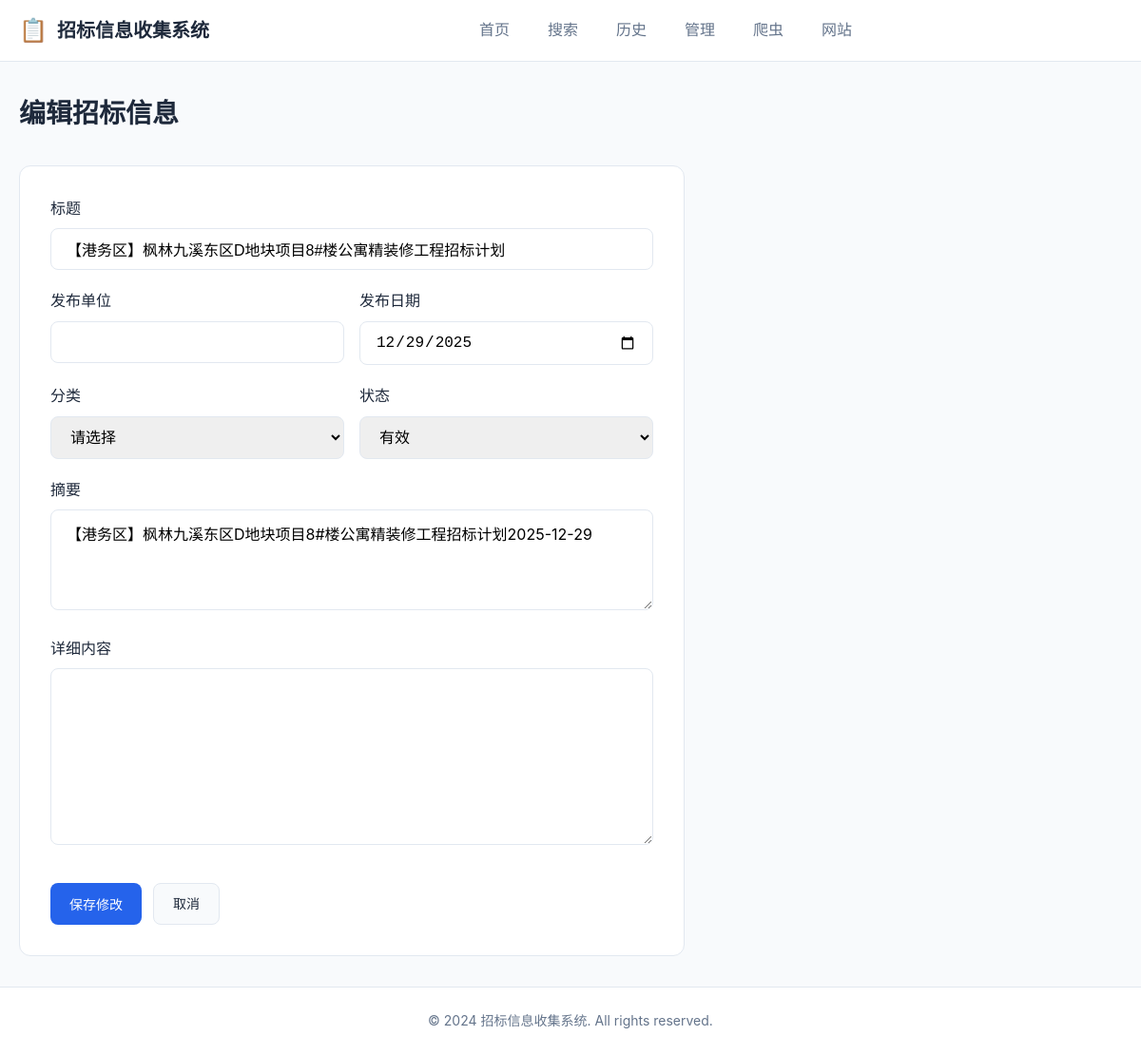
The app's page /admin/tenders/edit/1 with its own data.
### app/models.py (models this page shows, shortened)
class Tender(db.Model):
    id = db.Column(db.Integer, primary_key=True)
    title = db.Column(db.String(500), nullable=False, index=True)
    publish_date = db.Column(db.Date, nullable=False, index=True)
    publish_time = db.Column(db.Time, nullable=True)
    organization = db.Column(db.String(200), nullable=True, index=True)
    location = db.Column(db.String(100), nullable=True)
    summary = db.Column(db.Text, nullable=True)
    content = db.Column(db.Text, nullable=True)
    source_url = db.Column(db.String(1000), nullable=True)
    source_website = db.Column(db.String(100), nullable=True)
    category = db.Column(db.String(50), nullable=True)
    status = db.Column(db.String(20), default='active')
    view_count = db.Column(db.Integer, default=0)
    created_at = db.Column(db.DateTime, default=datetime.utcnow)
    updated_at = db.Column(db.DateTime, default=datetime.utcnow, onupdate=datetime.utcnow)
    user_id = db.Column(db.Integer, db.ForeignKey('user.id'), nullable=True)
    fingerprints = db.relationship('TenderFingerprint', backref='tender', lazy='dynamic')
    favorites = db.relationship('Favorite', backref='tender', lazy='dynamic')

### app/routes/admin.py (the view)
@bp.route('/tenders/edit/<int:tender_id>')
def edit_tender(tender_id):
    tender = Tender.query.get_or_404(tender_id)
    return render_template('admin/edit_tender.html', tender=tender)

### app/templates/admin/edit_tender.html (shortened to what this page needs)
{% extends "base.html" %}
{% block content %}
<div class="admin-page">
    <div class="page-header">
        <h1>编辑招标信息</h1>
    </div>
    <form method="POST" class="edit-form">
        <div class="form-group">
            <label class="form-label">标题</label>
            <input type="text" name="title" value="{{ tender.title }}" class="form-input" required>
        </div>
        <div class="form-row">
            <div class="form-group">
                <label class="form-label">发布单位</label>
                <input type="text" name="organization" value="{{ tender.organization or '' }}" class="form-input">
            </div>
            <div class="form-group">
                <label class="form-label">发布日期</label>
                <input type="date" name="publish_date" value="{{ tender.publish_date.strftime('%Y-%m-%d') if tender.publish_date else '' }}" class="form-input">
            </div>
        </div>
        <div class="form-row">
            <div class="form-group">
                <label class="form-label">分类</label>
                <select name="category" class="form-input">
                    <option value="">请选择</option>
                </select>
            </div>
            <div class="form-group">
                <label class="form-label">状态</label>
                <select name="status" class="form-input">
                    <option value="active" {% if tender.status == 'active' %}selected{% endif %}>有效</option>
                </select>
            </div>
        </div>
        <div class="form-group">
            <label class="form-label">摘要</label>
            <textarea name="summary" class="form-textarea" rows="4">{{ tender.summary or '' }}</textarea>
        </div>
        <div class="form-group">
            <label class="form-label">详细内容</label>
            <textarea name="content" class="form-textarea" rows="8">{{ tender.content or '' }}</textarea>
        </div>
        <div class="form-actions">
            <button type="submit" class="btn btn-primary">保存修改</button>
            <a href="{{ url_for('admin.manage_tenders') }}" class="btn btn-secondary">取消</a>
        </div>
    </form>
</div>
{% endblock %}

### app/static/css/style.css (style rules this page uses)
:root { --primary-color: #2563eb; --primary-hover: #1d4ed8; --secondary-color: #64748b; --success-color: #22c55e; --warning-color: #f59e0b; --danger-color: #ef4444; --bg-color: #f8fafc; --card-bg: #ffffff; --text-primary: #1e293b; --text-secondary: #64748b; --border-color: #e2e8f0; --shadow: 0 1px 3px rgba(0,0,0,0.1); --shadow-lg: 0 4px 6px rgba(0,0,0,0.1); --radius: 8px; --radius-lg: 12px; }
* { margin: 0; padding: 0; box-sizing: border-box; }
body { font-family: -apple-system, BlinkMacSystemFont, 'Segoe UI', Roboto, 'Helvetica Neue', Arial, sans-serif; background-color: var(--bg-color); color: var(--text-primary); line-height: 1.6; min-height: 100vh; display: flex; flex-direction: column; }
.btn { display: inline-flex; align-items: center; justify-content: center; gap: 6px; padding: 10px 20px; font-size: 0.875rem; font-weight: 500; border: none; border-radius: var(--radius); cursor: pointer; text-decoration: none; transition: all 0.2s; }
.btn-primary { background: var(--primary-color); color: white; }
.btn-secondary { background: var(--bg-color); color: var(--text-primary); border: 1px solid var(--border-color); }
.admin-page .page-header { display: flex; justify-content: space-between; align-items: center; }
.form-group { margin-bottom: 20px; }
.form-label { display: block; margin-bottom: 8px; font-weight: 500; color: var(--text-primary); }
.form-input { width: 100%; padding: 12px 16px; border: 1px solid var(--border-color); border-radius: var(--radius); font-size: 1rem; transition: border-color 0.2s; }
.form-textarea { width: 100%; padding: 12px 16px; border: 1px solid var(--border-color); border-radius: var(--radius); font-size: 1rem; font-family: inherit; resize: vertical; }
.form-row { display: grid; grid-template-columns: 1fr 1fr; gap: 16px; }
.form-actions { margin-top: 32px; display: flex; gap: 12px; }
.page-header { display: flex; justify-content: space-between; align-items: center; margin-bottom: 32px; }
.page-header h1 { font-size: 1.75rem; }
.admin-page { max-width: 1200px; margin: 0 auto; }
.edit-form { background: var(--card-bg); border: 1px solid var(--border-color); border-radius: var(--radius-lg); padding: 32px; max-width: 700px; }

### records on screen
Tender: title "【港务区】枫林九溪东区D地块项目8#楼公寓精装修工程招标计划", publish_date "12/29/2025", status "有效", summary "【港务区】枫林九溪东区D地块项目8#楼公寓精装修工程招标计划2025-12-29"
